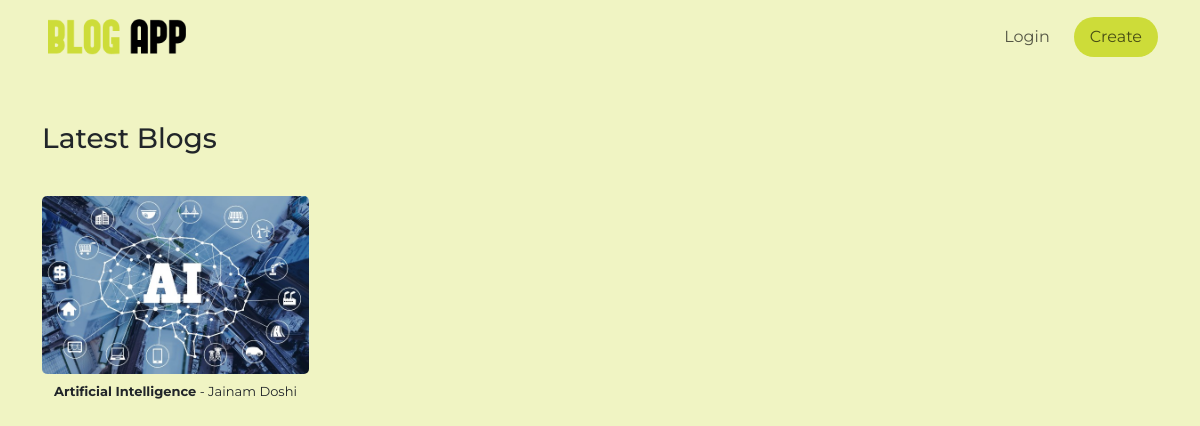
The page /blogs/ on the database as committed earlier.
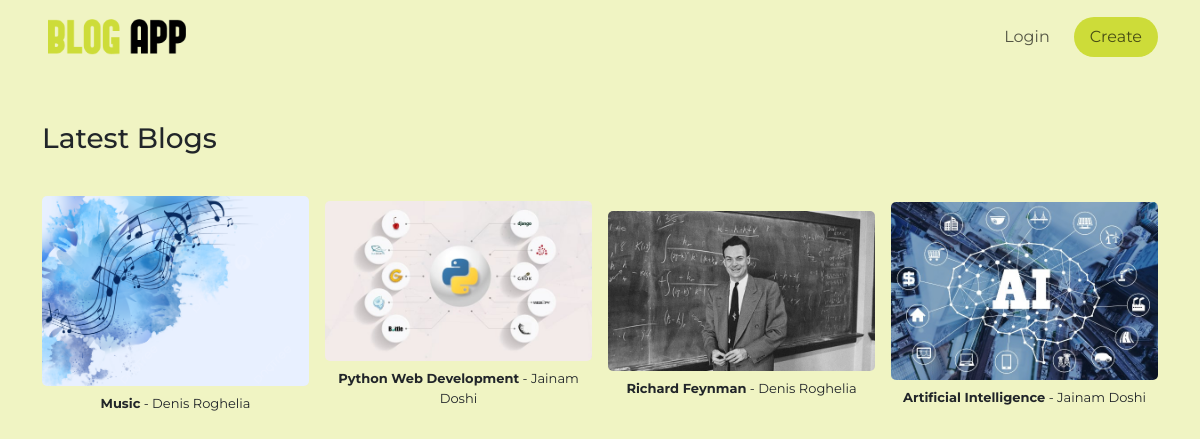
The same page on the database as committed later.
### blogs/models.py (models this page shows, shortened)
class Blog(models.Model):
	id    = models.AutoField(primary_key=True)
	user  = models.ForeignKey(User, on_delete=models.CASCADE)
	cover = models.ImageField(upload_to="uploads/")
	title = models.CharField(max_length=50)
	pub_date = models.DateField(auto_now=True)
	body  = models.TextField()
	def get_latest_blogs():
		return Blog.objects.order_by('-pub_date')[:12]

class User(models.Model):
	id    = models.AutoField(primary_key=True)
	fname = models.CharField(max_length=20)
	lname = models.CharField(max_length=20)
	email = models.EmailField()
	about = models.TextField()
	password = models.CharField(max_length=16)

### blogs/views.py (the view)
# urls.py: path('', include('blogs.urls')),
def blogs(request):
	context = {
		'blogs': Blog.get_latest_blogs(),
	}
	return render(request, "blogs.html", context)

### blogs/templates/blogs.html (shortened to what this page needs)
{% extends 'base.html' %}
{% load static %}
{% block content %}
<h3>Latest Blogs</h3>
<div class="row my-4 g-3 align-items-center">
	{% for blog in blogs %}
	<div class="col-6 col-md-4 col-lg-3">
		<div class="card border-0" style="background-color: transparent;">
		  <img class="card-img" src="{{ blog.cover.url }}">
		  <div class="card-body p-2">
		    <p class="card-text text-center" style="font-size: small;"><b>{{ blog.title }}</b> - {{ blog.user.fname }} {{ blog.user.lname }}</p>
		  </div>
		</div>
	</div>
	{% endfor %}
</div>
{% endblock %}

### blogs/templates/base.html (shortened to what this page needs)
{% load static %}
<!DOCTYPE html>
<html>
<head>
	<link href="https://cdn.jsdelivr.net/npm/bootstrap@5.3.0/dist/css/bootstrap.min.css" rel="stylesheet">
</head>
<body style="font-family: 'Montserrat', 'Roboto', 'Verdana'; background-color: #f0f4c3;">
	<div style="min-height: 100vh;">
		<nav class="navbar navbar-expand-lg navbar-light">
		  <div class="container">
		    <a class="navbar-brand" href="/"><img src="{% static 'logo.png' %}" style="height: 48px;"></a>
		    <div class="collapse navbar-collapse" id="navbarNav">
		      <ul class="ms-auto navbar-nav gap-3">
		        <li class="nav-item">
		          <a href="/login" class="nav-link">Login</a>
		        </li>
		        <li class="nav-item">
		          <a href="/create" class="nav-link rounded-pill px-3" style="background-color: #cddc39;">Create</a>
		        </li>
		      </ul>
		    </div>
		  </div>
		</nav>
		<div class="container my-5">
			{% block content %}{% endblock %}
		</div>
	</div>
</body>
</html>

Rows that differ between the two databases and show on the page:
added Blog: cover (picture), title "Music", user.fname "Denis", user.lname "Roghelia"
added Blog: cover (picture), title "Python Web Development", user.fname "Jainam", user.lname "Doshi"
added Blog: cover (picture), title "Richard Feynman", user.fname "Denis", user.lname "Roghelia"
